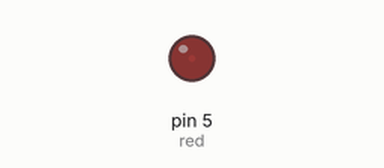
A sketch run on a simulated Arduino Uno, built with avr-gcc and run on an emulated ATmega328P. On the bench: output pins drawn as LEDs (lit = HIGH).

Above: at 0.05 s.
At 0.5 s:
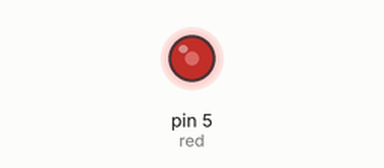
At 0.95 s:
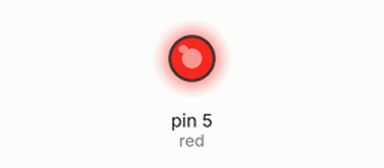
At 1.8 s:
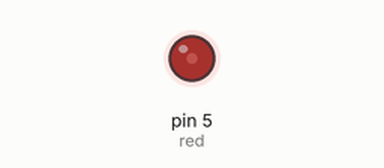
Timing chart, 0 to 4.7 s (numbered marks = the images above):
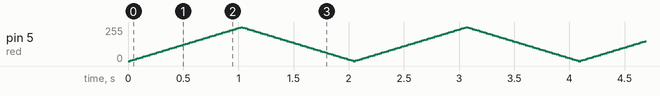

The sketch:

User_Program1_4.ino
```cpp
/*Software 1073 Arduino BoeBots
User Program
Method stubs are pre-made. add your own code to complete the challenge!

Program Task: Fade in and out the led on pin 5 using 2 for loops
Feel free to view the example program within the same folder if you need help!
*/
int red = 5;
int blinkDelay = 20;

void setup(){
 pinMode (red, OUTPUT);

}

void loop(){
  for(int i=0; i < 255; i+= 5 ){
    analogWrite (red, i);
    delay (blinkDelay);

  }
  for( int i= 255; i>0; i-=5 ){
      analogWrite (red, i);
    delay (blinkDelay);

  }
}
```
